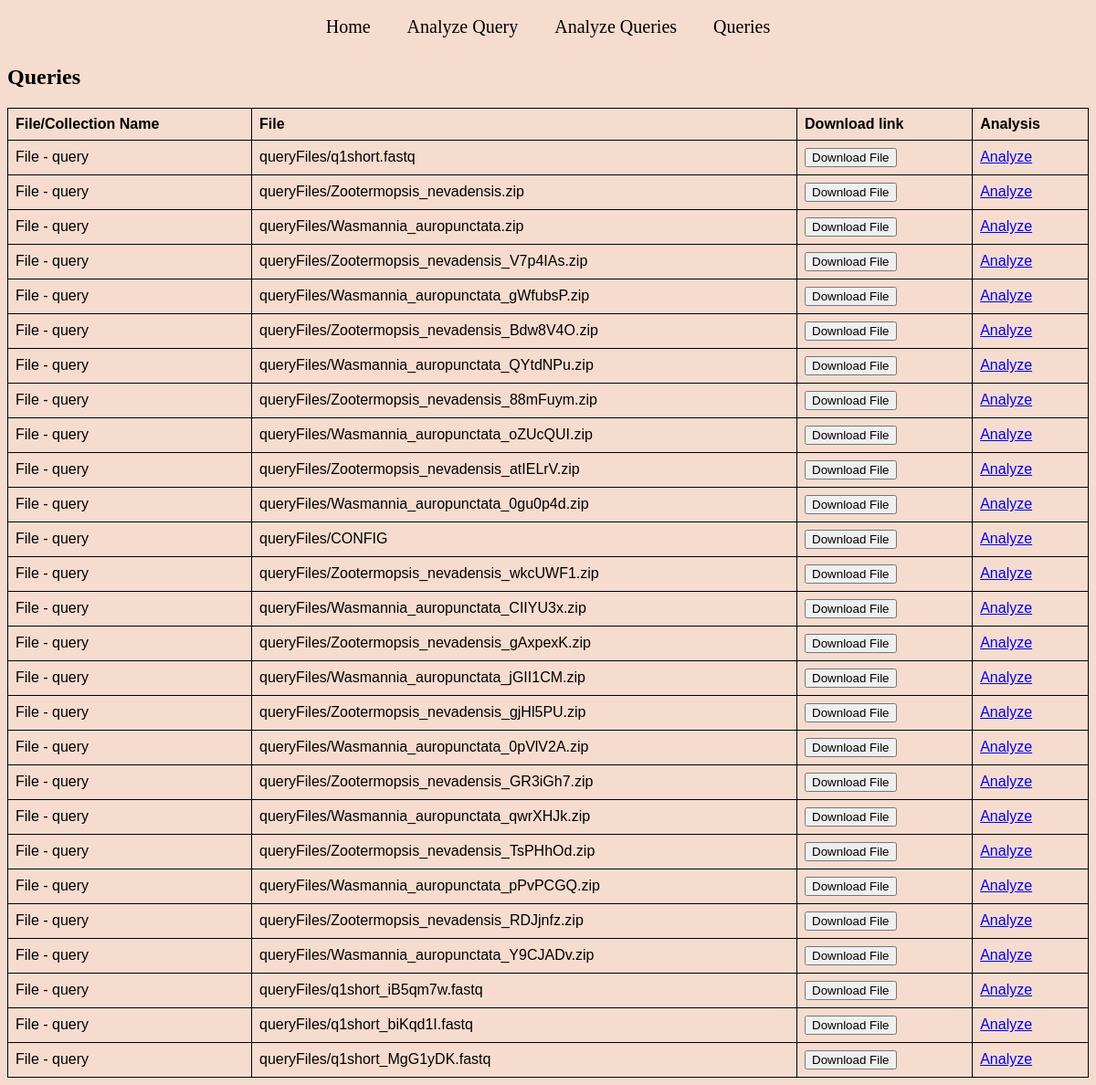
Before: /query/query_list/ with the older database file.
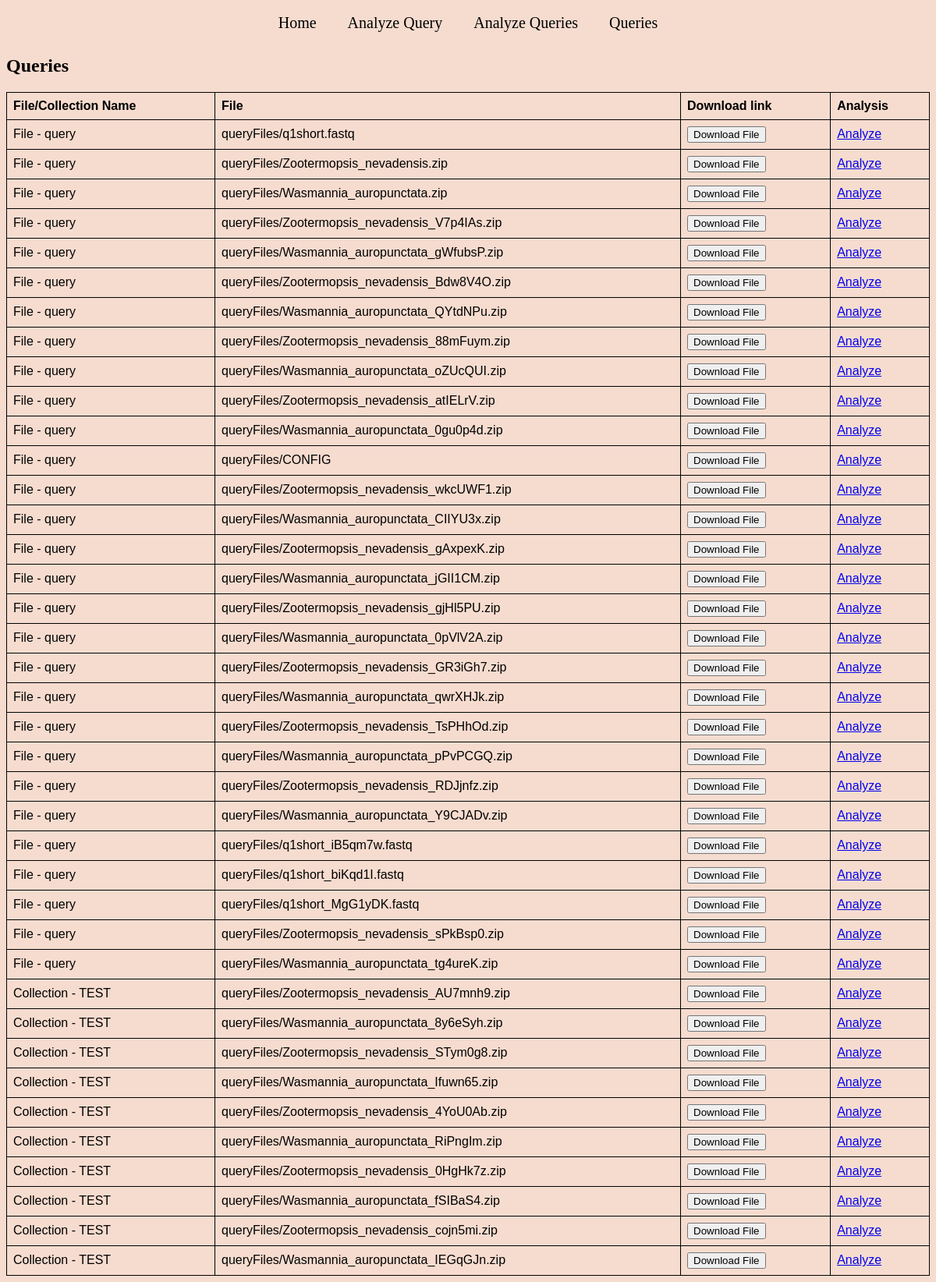
After: the same page with the newer database file.
### queries/models.py (models this page shows, shortened)
class Query(models.Model):
    fileName = models.CharField(max_length=100, default='')
    queryFile = models.FileField(upload_to='queryFiles/', null=True, blank=True)
    query_collection = models.ForeignKey(Queries, on_delete=models.CASCADE, null=True)

class Queries(models.Model):
    collection_name = models.CharField(max_length=100)

### queries/views.py (the view)
# urls.py: path('query_list/', views.query_list, name='query_list'),
def query_list(request):
    queries = Query.objects.all()
    for query in queries:
        print(str(query.queryFile))
        print(str(query.queryFile).split('/')[-1])
    file_names = [str(query.queryFile).split('/')[-1] for query in queries]
    print(file_names)
    context = {
        'queries': queries,
        'empty': len(queries) == 0,
        'file_names': file_names
    }
    return render(request, 'queries/query_list.html', context)

### queries/templates/queries/query_list.html
{% extends 'base.html' %}
{% block content %}
    {% if empty %}
        <h2>There are no queries.</h2>
    {% else %}
        <h2>Queries</h2>
        <table class="table">
            <thead>
            <tr>
                <th>File/Collection Name</th>
                <th>File</th>
                <th>Download link</th>
                <th>Analysis</th>
            </tr>
            </thead>
            <tbody>
                {% for query in queries %}
                <tr>
                    {% if query.fileName %}
                        <td> File - {{ query.fileName }}</td>
                    {% else %}
                        <td> Collection - {{ query.query_collection.collection_name }}
                    {% endif %}
                    <td> {{ query.queryFile.name }}</td>
                    <td>
                        <a href="{{ query.queryFile.url }}"><button>Download File</button></a>
                    </td>
                    <td>
                        <a href="{% url 'queries:analyze' query_id=query.id %}" target="_blank">
                            Analyze
                        </a>
                    </td>
                </tr>
                {% endfor %}
            </tbody>
        </table>
    {% endif %}
{% endblock %}

Changed rows visible on the page:
added Query: fileName "query", queryFile.name "queryFiles/Zootermopsis_nevadensis_sPkBsp0.zip"
added Query: fileName "query", queryFile.name "queryFiles/Wasmannia_auropunctata_tg4ureK.zip"
added Query: query_collection.collection_name "TEST", queryFile.name "queryFiles/Zootermopsis_nevadensis_AU7mnh9.zip"
added Query: query_collection.collection_name "TEST", queryFile.name "queryFiles/Wasmannia_auropunctata_8y6eSyh.zip"
added Query: query_collection.collection_name "TEST", queryFile.name "queryFiles/Zootermopsis_nevadensis_STym0g8.zip"
added Query: query_collection.collection_name "TEST", queryFile.name "queryFiles/Wasmannia_auropunctata_Ifuwn65.zip"
added Query: query_collection.collection_name "TEST", queryFile.name "queryFiles/Zootermopsis_nevadensis_4YoU0Ab.zip"
added Query: query_collection.collection_name "TEST", queryFile.name "queryFiles/Wasmannia_auropunctata_RiPngIm.zip"
added Query: query_collection.collection_name "TEST", queryFile.name "queryFiles/Zootermopsis_nevadensis_0HgHk7z.zip"
added Query: query_collection.collection_name "TEST", queryFile.name "queryFiles/Wasmannia_auropunctata_fSIBaS4.zip"
added Query: query_collection.collection_name "TEST", queryFile.name "queryFiles/Zootermopsis_nevadensis_cojn5mi.zip"
added Query: query_collection.collection_name "TEST", queryFile.name "queryFiles/Wasmannia_auropunctata_IEGqGJn.zip"
